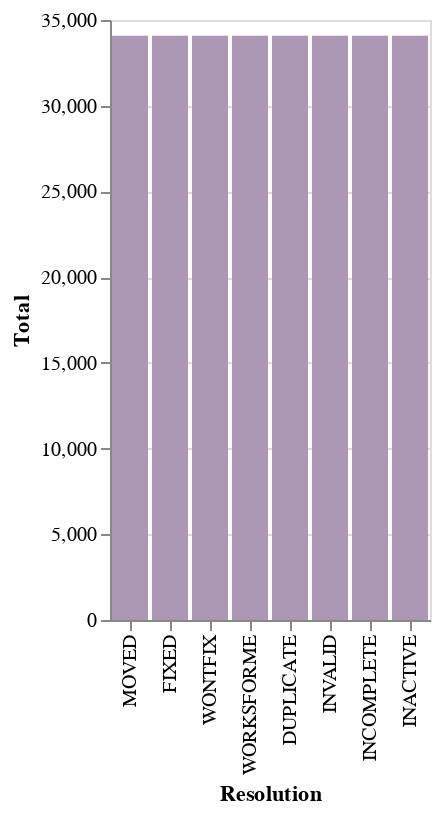

Write notebook code for a chart like this one.
### Markdown cell above
Balanced train distribution

### Code cell
show_distribution_graph(train)

### Figure 1 — Vega-Lite specification as saved in the notebook (floating-point values rounded to 4 significant figures)
{"config": {"view": {"continuousWidth": 400, "continuousHeight": 300}}, "data": {"name": "data-dd718c5ceca4b4ba4665d931f4895096"}, "mark": "bar", "encoding": {"color": {"value": "#ac97b4"}, "x": {"field": "Resolution", "sort": "-y", "type": "nominal"}, "y": {"field": "Total", "type": "quantitative"}}, "$schema": "https://vega.github.io/schema/vega-lite/v4.17.0.json", "datasets": {"data-dd718c5ceca4b4ba4665d931f4895096": [{"Resolution": "MOVED", "Total": 34086}, {"Resolution": "FIXED", "Total": 34086}, {"Resolution": "WONTFIX", "Total": 34086}, {"Resolution": "WORKSFORME", "Total": 34086}, {"Resolution": "DUPLICATE", "Total": 34086}, {"Resolution": "INVALID", "Total": 34086}, {"Resolution": "INCOMPLETE", "Total": 34086}, {"Resolution": "INACTIVE", "Total": 34086}]}}
